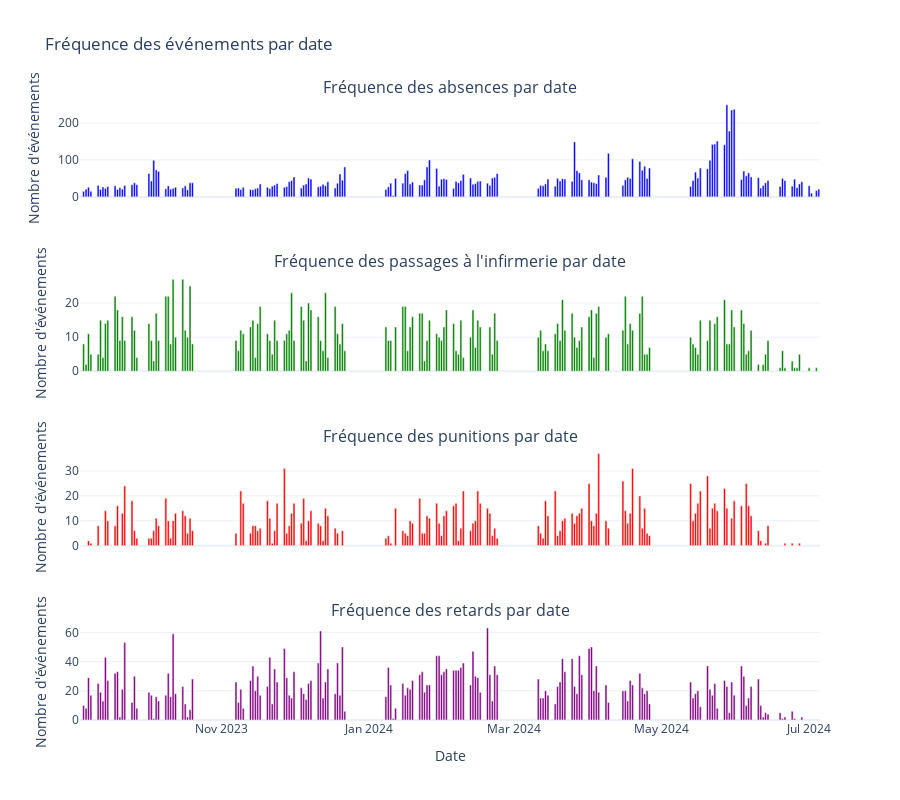

Here is the notebook cell this chart was saved with:
### Code cell
import plotly.subplots as sp

# Counting occurrences by date
absences_by_date = df_absenceseleves['date'].value_counts().sort_index()
infirmerie_by_date = df_passagesinfirmerie['date'].value_counts().sort_index()
punition_by_date = df_punition['date'].value_counts().sort_index()
retards_by_date = df_retards['date'].value_counts().sort_index()

# Create subplots for each event type, displayed vertically
fig = sp.make_subplots(rows=4, cols=1, shared_xaxes=True, subplot_titles=(
    "Fréquence des absences par date",
    "Fréquence des passages à l'infirmerie par date",
    "Fréquence des punitions par date",
    "Fréquence des retards par date"
))

# Absences
fig.add_trace(go.Bar(
    x=absences_by_date.index,
    y=absences_by_date.values,
    name="Absences",
    marker_color='blue'
), row=1, col=1)

# Passages à l'infirmerie
fig.add_trace(go.Bar(
    x=infirmerie_by_date.index,
    y=infirmerie_by_date.values,
    name="Passages à l'infirmerie",
    marker_color='green'
), row=2, col=1)

# Punitions
fig.add_trace(go.Bar(
    x=punition_by_date.index,
    y=punition_by_date.values,
    name="Punitions",
    marker_color='red'
), row=3, col=1)

# Retards
fig.add_trace(go.Bar(
    x=retards_by_date.index,
    y=retards_by_date.values,
    name="Retards",
    marker_color='purple'
), row=4, col=1)

# Update layout
fig.update_layout(
    height=800,
    title="Fréquence des événements par date",
    showlegend=False,
    template='plotly_white'
)

# Set x-axis title on the last subplot only
fig.update_xaxes(title_text="Date", row=4, col=1)
fig.update_yaxes(title_text="Nombre d'événements", row=1, col=1)
fig.update_yaxes(title_text="Nombre d'événements", row=2, col=1)
fig.update_yaxes(title_text="Nombre d'événements", row=3, col=1)
fig.update_yaxes(title_text="Nombre d'événements", row=4, col=1)

fig.show()

### Figure 1 — Plotly figure (JSON) as saved in the notebook; plotly's stock layout.template omitted (floating-point values rounded to 4 significant figures; data arrays with more than 128 entries replaced by an {"elided": "..."} marker saying what was removed)
{"data": [{"marker": {"color": "blue"}, "name": "Absences", "type": "bar", "x": {"elided": "172 str values"}, "xaxis": "x", "y": {"elided": "172 int values"}, "yaxis": "y"}, {"marker": {"color": "green"}, "name": "Passages à l'infirmerie", "type": "bar", "x": {"elided": "163 str values"}, "xaxis": "x2", "y": {"elided": "163 int values"}, "yaxis": "y2"}, {"marker": {"color": "red"}, "name": "Punitions", "type": "bar", "x": {"elided": "149 str values"}, "xaxis": "x3", "y": {"elided": "149 int values"}, "yaxis": "y3"}, {"marker": {"color": "purple"}, "name": "Retards", "type": "bar", "x": {"elided": "164 str values"}, "xaxis": "x4", "y": {"elided": "164 int values"}, "yaxis": "y4"}], "layout": {"annotations": [{"font": {"size": 16}, "showarrow": false, "text": "Fréquence des absences par date", "x": 0.5, "xanchor": "center", "xref": "paper", "y": 1, "yanchor": "bottom", "yref": "paper"}, {"font": {"size": 16}, "showarrow": false, "text": "Fréquence des passages à l'infirmerie par date", "x": 0.5, "xanchor": "center", "xref": "paper", "y": 0.7188, "yanchor": "bottom", "yref": "paper"}, {"font": {"size": 16}, "showarrow": false, "text": "Fréquence des punitions par date", "x": 0.5, "xanchor": "center", "xref": "paper", "y": 0.4375, "yanchor": "bottom", "yref": "paper"}, {"font": {"size": 16}, "showarrow": false, "text": "Fréquence des retards par date", "x": 0.5, "xanchor": "center", "xref": "paper", "y": 0.1562, "yanchor": "bottom", "yref": "paper"}], "height": 800, "showlegend": false, "title": {"text": "Fréquence des événements par date"}, "xaxis": {"anchor": "y", "domain": [0, 1], "matches": "x4", "showticklabels": false}, "xaxis2": {"anchor": "y2", "domain": [0, 1], "matches": "x4", "showticklabels": false}, "xaxis3": {"anchor": "y3", "domain": [0, 1], "matches": "x4", "showticklabels": false}, "xaxis4": {"anchor": "y4", "domain": [0, 1], "title": {"text": "Date"}}, "yaxis": {"anchor": "x", "domain": [0.8438, 1], "title": {"text": "Nombre d'événements"}}, "yaxis2": {"anchor": "x2", "domain": [0.5625, 0.7188], "title": {"text": "Nombre d'événements"}}, "yaxis3": {"anchor": "x3", "domain": [0.2812, 0.4375], "title": {"text": "Nombre d'événements"}}, "yaxis4": {"anchor": "x4", "domain": [0, 0.1562], "title": {"text": "Nombre d'événements"}}}}
